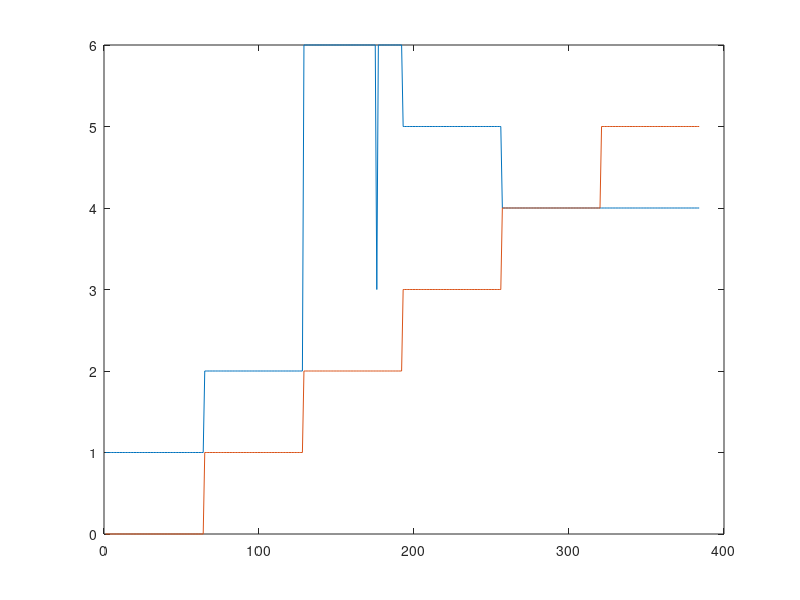

Write the MATLAB code that produced this figure.
clear all;close all;clc
load scene1.mat
%load All_angle_crack_signals.mat

sensor = 2; crack_cond = 6; noisy = 64; L = 3901;

for j = 1:noisy
    SNR = (15-5).*rand(1,1) + 45;
    
    for i = 1:crack_cond
        start = randi([200 4101-L]);
        data(j+(i-1).*noisy,:) = awgn(signal{i,2}(start:(start+L-1),sensor),SNR);
    end
    
end

for j = 1:noisy
    for i = 1:crack_cond
        label(j+(i-1).*noisy,:) = i-1;
    end
end

[idx,C] = kmeans(data,6);
L = [idx label];
plot(L)
%csvwrite('data.csv',data)

%for j = 1:noisy
%    for i = 1:crack_cond
%        label(j+(i-1).*noisy,:) = i-1;
%    end
%end

%csvwrite('label.csv',label)
